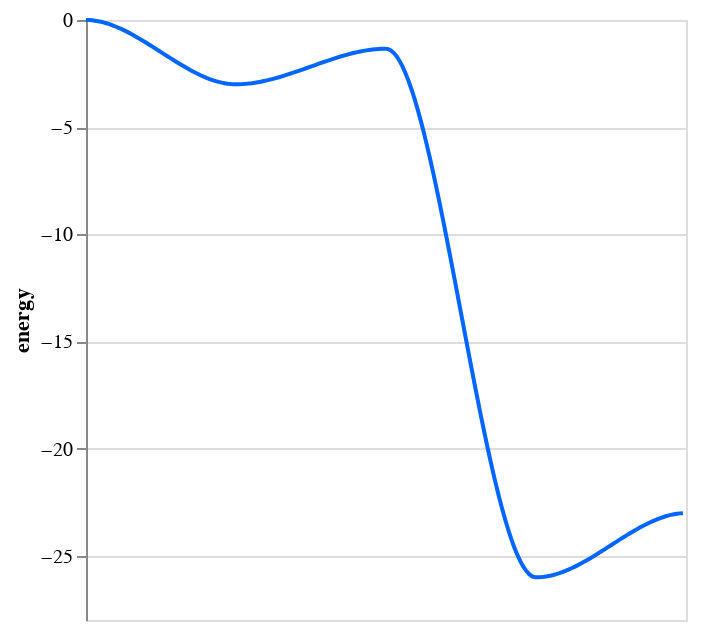

Source (notebook cell):
### Code cell
node_paths2 = mess.surf.node_paths_from_source(surf2, 2)
mess.surf.plot_paths(surf2, node_paths2)

### Figure 1 — Vega-Lite specification as saved in the notebook (floating-point values rounded to 4 significant figures; data arrays with more than 128 entries replaced by an {"elided": "..."} marker saying what was removed)
{"config": {"view": {"continuousWidth": 300, "continuousHeight": 300}}, "data": {"name": "data-9993c035b79f63475e7c521b2cfcc363"}, "mark": {"type": "line"}, "encoding": {"color": {"field": "path", "legend": null, "scale": {"domain": ["0"], "range": ["#0066ff"]}, "type": "nominal"}, "x": {"axis": null, "field": "x", "type": "temporal"}, "y": {"field": "energy", "type": "quantitative"}}, "transform": [{"fold": ["0"], "as": ["path", "energy"]}], "$schema": "https://vega.github.io/schema/vega-lite/v5.20.1.json", "datasets": {"data-9993c035b79f63475e7c521b2cfcc363": {"elided": "200 records"}}}
